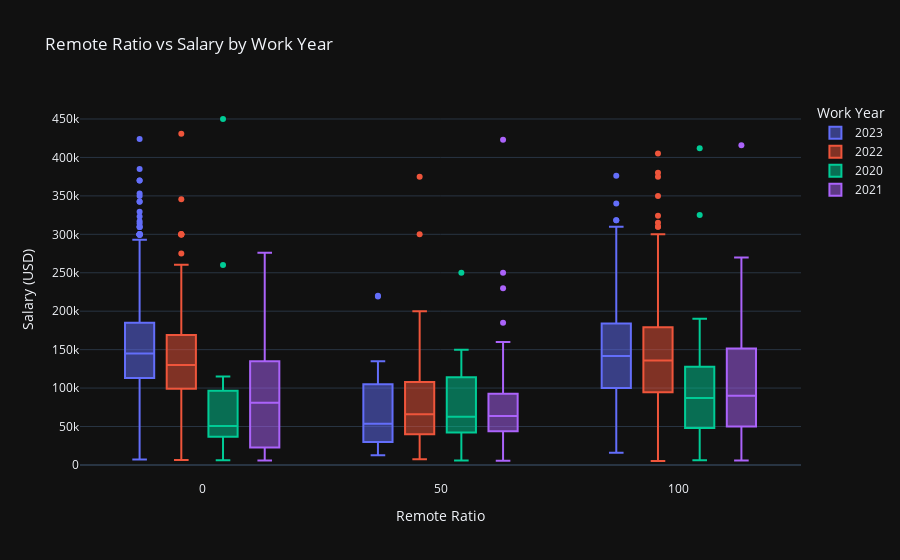

The code cell stored with this chart in its notebook:
### Code cell
# Box Plot of Remote Ratio vs Salary by Work Year
box_plot = px.box(
    data_frame=df,
    x='remote_ratio',
    y='salary_in_usd',
    color='work_year',
    title='Remote Ratio vs Salary by Work Year',
    labels={'remote_ratio': 'Remote Ratio', 'salary_in_usd': 'Salary (USD)', 'work_year': 'Work Year'},
    height=500
)
box_plot.update_layout( template="plotly_dark")

box_plot.show()

### Figure 1 — Plotly figure (JSON) as saved in the notebook; plotly's stock layout.template omitted (floating-point values rounded to 4 significant figures; data arrays with more than 128 entries replaced by an {"elided": "..."} marker saying what was removed)
{"data": [{"alignmentgroup": "True", "hovertemplate": "Work Year=2023<br>Remote Ratio=%{x}<br>Salary (USD)=%{y}<extra></extra>", "legendgroup": "2023", "marker": {"color": "#636efa"}, "name": "2023", "notched": false, "offsetgroup": "2023", "orientation": "v", "showlegend": true, "type": "box", "x": {"elided": "1785 int values"}, "x0": " ", "xaxis": "x", "y": {"elided": "1785 int values"}, "y0": " ", "yaxis": "y"}, {"alignmentgroup": "True", "hovertemplate": "Work Year=2022<br>Remote Ratio=%{x}<br>Salary (USD)=%{y}<extra></extra>", "legendgroup": "2022", "marker": {"color": "#EF553B"}, "name": "2022", "notched": false, "offsetgroup": "2022", "orientation": "v", "showlegend": true, "type": "box", "x": {"elided": "1664 int values"}, "x0": " ", "xaxis": "x", "y": {"elided": "1664 int values"}, "y0": " ", "yaxis": "y"}, {"alignmentgroup": "True", "hovertemplate": "Work Year=2020<br>Remote Ratio=%{x}<br>Salary (USD)=%{y}<extra></extra>", "legendgroup": "2020", "marker": {"color": "#00cc96"}, "name": "2020", "notched": false, "offsetgroup": "2020", "orientation": "v", "showlegend": true, "type": "box", "x": [0, 0, 100, 100, 100, 0, 50, 100, 0, 100, 100, 100, 0, 50, 50, 100, 50, 100, 100, 100, 50, 0, 100, 50, 100, 100, 100, 100, 50, 0, 0, 100, 50, 0, 0, 50, 0, 50, 100, 100, 50, 100, 50, 0, 0, 0, 100, 100, 50, 100, 100, 50, 100, 100, 50, 0, 100, 50, 50, 50, 50, 100, 50, 100, 100, 100, 0, 50, 100, 100, 100, 100, 100, 100, 100, 100], "x0": " ", "xaxis": "x", "y": [15000, 95000, 13493, 13493, 22809, 49268, 117104, 54742, 20000, 59303, 70000, 68428, 450000, 46759, 74130, 103000, 250000, 10000, 138000, 45760, 79833, 50180, 106000, 112872, 15966, 76958, 188000, 105000, 70139, 6072, 33511, 91000, 42000, 115000, 260000, 109024, 79833, 150000, 72000, 190000, 35735, 135000, 125000, 51321, 40481, 39916, 87000, 85000, 8000, 41689, 114047, 5707, 56000, 6072, 47899, 98000, 325000, 45896, 42197, 62726, 21669, 110000, 120000, 60000, 148261, 38776, 91237, 62726, 190200, 118000, 138350, 130800, 45618, 412000, 105000, 100000], "y0": " ", "yaxis": "y"}, {"alignmentgroup": "True", "hovertemplate": "Work Year=2021<br>Remote Ratio=%{x}<br>Salary (USD)=%{y}<extra></extra>", "legendgroup": "2021", "marker": {"color": "#ab63fa"}, "name": "2021", "notched": false, "offsetgroup": "2021", "orientation": "v", "showlegend": true, "type": "box", "x": {"elided": "230 int values"}, "x0": " ", "xaxis": "x", "y": {"elided": "230 int values"}, "y0": " ", "yaxis": "y"}], "layout": {"autosize": true, "boxmode": "group", "legend": {"title": {"text": "Work Year"}, "tracegroupgap": 0}, "title": {"text": "Remote Ratio vs Salary by Work Year"}, "xaxis": {"anchor": "y", "autorange": true, "domain": [0, 1], "range": [-25.52, 125.5], "title": {"text": "Remote Ratio"}, "type": "linear"}, "yaxis": {"anchor": "x", "autorange": true, "domain": [0, 1], "range": [-19580.0, 474700.0], "title": {"text": "Salary (USD)"}, "type": "linear"}}}
